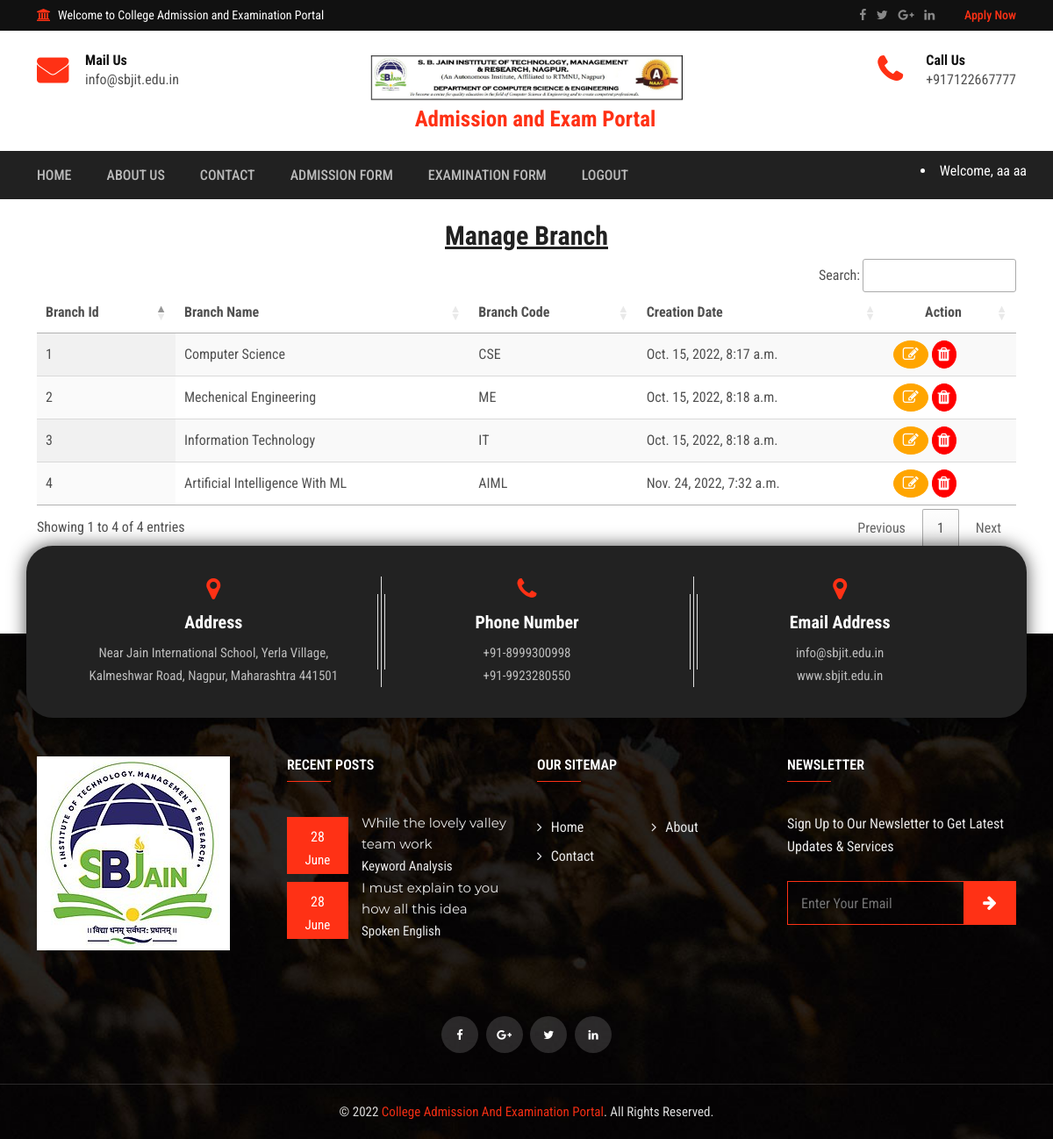
/manage-branch/ (signed in), run on the app's committed database.
### collegeapp/models.py (models this page shows, shortened)
class Branch(models.Model):
    name = models.CharField(max_length=100, null=True, blank=True)
    code = models.CharField(max_length=100, null=True, blank=True)
    created = models.DateTimeField(auto_now_add=True, blank=True)

### collegeapp/views.py (the view)
# urls.py: path('manage-branch/', manage_branch, name='manage_branch'),
def manage_branch(request):
    branch = Branch.objects.all()
    return render(request, 'manage_branch.html', locals())

### collegeapp/templates/manage_branch.html
{% include 'index.html' %}
{% load static %}
{% load custom_tags %}
{% block body %}
<div class="shop-cart mt-4">
  <div class="container">
    <div class="section-wrapper">
        <h2 class="mb-2" align="center"> <u>Manage Branch</u>
        </h2>
      <div class="cart-top">
        <table id="example" class="display nowrap" style="width: 100%">
          <thead>
            <tr>
              <th>Branch Id</th>
              <th>Branch Name</th>
              <th>Branch Code</th>
              <th>Creation Date</th>
              <th style="text-align: center">Action</th>
            </tr>
          </thead>
          <tbody>
            {% for i in branch %}
            <tr>
              <td>{{i.id}}</td>
              <td>{{i.name}}</td>
              <td>{{i.code}}</td>
              <td>{{i.created}}</td>
              <td>
                    <a href="/change-branch/{{i.id}}/" title="Edit Branch">
                        <i class="fa fa-edit" style="font-size:18px;color:white;border-radius:50%;border:1px solid orange;padding:6px;padding-left:10px;padding-right:10px;background-color:orange"></i>
                    </a>
                    <a href="/delete-branch/{{i.id}}/" title="Delete Branch" onclick="return confirm('Are your sure?')">
                        <i  class="fa fa-trash" style="font-size:18px;color:white;border-radius:50%;border:1px solid red;padding:6px;background-color:red"></i>
                    </a>
              </td>
            </tr>
            {% endfor %}
          </tbody>
        </table>
      </div>
    </div>
  </div>
</div>
{% include 'tablecdn.html' %}
{% include 'footer.html' %}
{% endblock %}

### collegeapp/templates/index.html (shortened to what this page needs)
<!DOCTYPE html>
{% load static %}
<html lang="zxx">
<head>
    <link rel="stylesheet" type="text/css" href="{% static 'css/bootstrap.min.css' %}">
    <link rel="stylesheet" type="text/css" href="{% static 'css/font-awesome.min.css' %}">
    <link rel="stylesheet" type="text/css" href="{% static 'css/animate.css' %}">
    <link rel="stylesheet" type="text/css" href="{% static 'css/owl.carousel.css' %}">
    <link rel="stylesheet" type="text/css" href="{% static 'css/slick.css' %}">
    <link rel="stylesheet" type="text/css" href="{% static 'css/magnific-popup.css' %}">
    <link rel="stylesheet" type="text/css" href="{% static 'css/off-canvas.css' %}">
    <link rel="stylesheet" type="text/css" href="{% static 'css/rsmenu-main.css' %}">
    <link rel="stylesheet" type="text/css" href="{% static 'css/rsmenu-transitions.css' %}">
    <link rel="stylesheet" type="text/css" href="{% static 'style.css' %}">
    <link rel="stylesheet" type="text/css" href="{% static 'css/responsive.css' %}">
    <link rel="stylesheet" href="https://cdnjs.cloudflare.com/ajax/libs/font-awesome/4.7.0/css/font-awesome.min.css">
</head>
<body class="home1">
    <div class="full-width-header">
        <div class="rs-toolbar">
            <div class="container">
                <div class="row">
                    <div class="col-md-6">
                        <div class="rs-toolbar-left">
                            <div class="welcome-message">
                                <i class="fa fa-bank"></i><span>Welcome to College Admission and Examination Portal</span>
                            </div>
                        </div>
                    </div>
                    <div class="col-md-6">
                        <div class="rs-toolbar-right">
                            <div class="toolbar-share-icon">
                                <ul>
                                    <li><a href="https://www.facebook.com/officialsbjain/" target="_blank"><i class="fa fa-facebook"></i></a></li>
                                    <li><a href="https://twitter.com/officialsbjain?s=09" target="_blank"><i class="fa fa-twitter"></i></a></li>
                                    <li><a href="https://www.sbjit.edu.in/" target="_blank"><i class="fa fa-google-plus"></i></a></li>
                                    <li><a href="https://www.linkedin.com/in/s-b-jain-nagpur-7a65a3153/" target="_blank"><i class="fa fa-linkedin"></i></a></li>
                                </ul>
                            </div>
                            <a href="/student-register/" class="apply-btn">Apply Now</a>
                        </div>
                    </div>
                </div>
            </div>
        </div>
        <header id="rs-header" class="rs-header">
            <div class="rs-header-top">
                <div class="container">
                    <div class="row">
                        <div class="col-md-4 col-sm-12">
                            <div class="header-contact">
                                <div id="info-details" class="widget-text">
                                    <i class="fa fa-envelope"></i>
                                    <div class="info-text">
                                        <a href="mailto:info@domain.com">
						                    	<span>Mail Us</span>
												info@sbjit.edu.in
											</a>
                                    </div>
                                </div>
                            </div>
                        </div>
                        <div class="col-md-4 col-sm-12">
                            <div class="logo-area text-center">
                                <a href="/"><img src="{% static 'images/college logo photo.png' %}" style="width:600px;height:60px;padding-bottom: 0.5rem;" alt="logo">
                                    <b style="font-size:25px;margin-left:20px;font-weight:bold">Admission and Exam Portal</b>
                                </a>
                            </div>
                        </div>
                        <div class="col-md-4 col-sm-12">
                            <div class="header-contact pull-right">
                                <div id="phone-details" class="widget-text">
                                    <i class="fa fa-phone"></i>
                                    <div class="info-text">
                                        <a href="tel:4155551234">
						                    	<span>Call Us</span>
												+917122667777
											</a>
                                    </div>
                                </div>
                            </div>
                        </div>
                    </div>
                </div>
            </div>
            <div class="menu-area menu-sticky">
                <div class="container">
                    <div class="main-menu">
                        <div class="row relative">
                            <div class="col-sm-12">
                                <nav class="rs-menu">
                                    <ul class="nav-menu">
                                        <li><a href="/" class="home">Home</a>
                                        </li>
                                        <li> <a href="/about/">About Us</a>
                                        </li>
                                        <li> <a href="/contact/">Contact</a></li>
                                        {% if request.user.is_authenticated %}
                                        {% if request.user.is_staff %}
                                            <li class="menu-item-has-children"> <a href="#">Branch</a>
                                                <ul class="sub-menu">
                                                    <li><a href="/add-branch/">Add Branch</a></li>
                                                    <li><a href="/manage-branch/">Manage Branch</a></li>
                                                </ul>
                                            </li>
                                            <li class="menu-item-has-children"> <a href="#">Semester</a>
                                                <ul class="sub-menu">
                                                    <li><a href="/add-semester/">Add Semester</a></li>
                                                    <li><a href="/manage-semester/">Manage Semester</a></li>
                                                </ul>
                                            </li>
                                            <li class="menu-item-has-children"> <a href="#">Subject</a>
                                                <ul class="sub-menu">
                                                    <li><a href="/add-subject/">Add Subject</a></li>
                                                    <li><a href="/manage-subject/">Manage Subject</a></li>
                                                </ul>
                                            </li>
                                            <li class="menu-item-has-children"> <a href="#">Admission</a>
                                                <ul class="sub-menu">
                                                    <li><a href="/admission-data/?status=1">Pending Admission</a></li>
                                                    <li><a href="/admission-data/?status=3">Rejected Admission</a></li>
                                                    <li><a href="/admission-data/?status=2">Completed Admission</a></li>
                                                    <li><a href="/admission-data/?status=4">Payment Pending Admission</a></li>
                                                    <li><a href="/admission-data/?status=5">Payment Completed Admission</a></li>
                                                </ul>
                                            </li>
                                            <li class="menu-item-has-children"> <a href="#">Examination</a>
                                                <ul class="sub-menu">
                                                    <li><a href="/examination-data/?status=1">Pending Examination Data</a></li>
                                                    <li><a href="/examination-data/?status=2">Verified Examination Data</a></li>
                                                    <li><a href="/examination-data/?status=3">Rejected Examination Data</a></li>
                                                    <li><a href="/examination-data/?status=4">Payment Pending Examination Data</a></li>
                                                    <li><a href="/examination-data/?status=5">Payment Completed Examination Data</a></li>
                                                </ul>
                                            </li>
                                            <li> <a href="/logout/">Logout</a></li>
                                        {% else %}
                                            <li> <a href="/complete-registration/">Admission Form</a></li>
                                            <li> <a href="/exam-process">Examination Form</a></li>
                                            <li> <a href="/logout/">Logout</a></li>
                                        {% endif %}
                                        {% else %}
                                            <li> <a href="/student-register/">Register</a></li>
                                            <li> <a href="/login/">Login</a></li>
                                            <li> <a href="/admin-login/">Admin Login</a></li>
                                        {% endif %}
                                    </ul>
                                </nav>
                                <div class="right-bar-icon rs-offcanvas-link text-right">
                                    {% if request.user.is_authenticated %}
                                    {% if request.user.is_staff %}
                                    <li style="color:white;padding-top:10px">Welcome, {{request.user.username}}</li>
                                    {% else %}
                                    <li style="color:white;padding-top:10px">Welcome, {{request.user.first_name}} {{request.user.last_name}}</li>
                                    {% endif %}
                                    {% endif %}
                                </div>
                            </div>
                        </div>
                    </div>
                </div>
            </div>
        </header>
    </div>
</body>
</html>

### collegeapp/static/css/off-canvas.css (style rules this page uses)
.rs-menu.rs-menu-close, .sidebar_nav.navbar-inverse { background: transparent; }

### collegeapp/static/css/rsmenu-main.css (style rules this page uses)
.rs-menu { float: left; clear: both; width: 100%; font-size: 0; position: relative; }
.rs-menu ul, .rs-menu li, .rs-menu p, .rs-menu a, .rs-menu div, .rs-menu i { border: 0; margin: 0; padding: 0; }
.rs-menu li { display: block; vertical-align: top; position: relative; }
.rs-menu a { display: block; padding: 16px; }
.rs-menu a { color: #bbb; -webkit-tap-highlight-color: rgba(0, 0, 0, 0); }
.nav-menu>li>a { font-size: 14px; text-transform: uppercase; font-weight: 500; height: 55px; line-height: 55px; }
.rs-menu a { padding: 0px 20px; }
.inner-page .rs-menu ul.nav-menu>li>a, .home3 .rs-menu ul.nav-menu>li>a, .home1 .rs-menu ul.nav-menu>li>a { padding: 0; }
.inner-page .rs-menu ul.nav-menu>li, .home3 .rs-menu ul.nav-menu>li, .home1 .rs-menu ul.nav-menu>li { margin-right: 40px }
.home1 .rs-menu ul.nav-menu>li:last-child { margin-right: 0; }
.rs-menu ul, .home1 .rs-menu ul, .home4 .rs-menu ul { text-align: left; }
.rs-menu li { font-size: 14px; }
.nav-menu { position: relative; }
@media screen and (min-width: 992px) { .rs-menu { height: auto !important; } }
@media screen and (min-width: 992px) { .rs-menu li { display: inline-block; } }

### data on the page
Branch: id "1", name "Computer Science", code "CSE", created "Oct. 15, 2022, 8:17 a.m."
Branch: id "2", name "Mechenical Engineering", code "ME", created "Oct. 15, 2022, 8:18 a.m."
Branch: id "3", name "Information Technology", code "IT", created "Oct. 15, 2022, 8:18 a.m."
Branch: id "4", name "Artificial Intelligence With ML", code "AIML", created "Nov. 24, 2022, 7:32 a.m."

### other printed values
{{ request.user.first_name }} "aa"
{{ request.user.last_name }} "aa"
